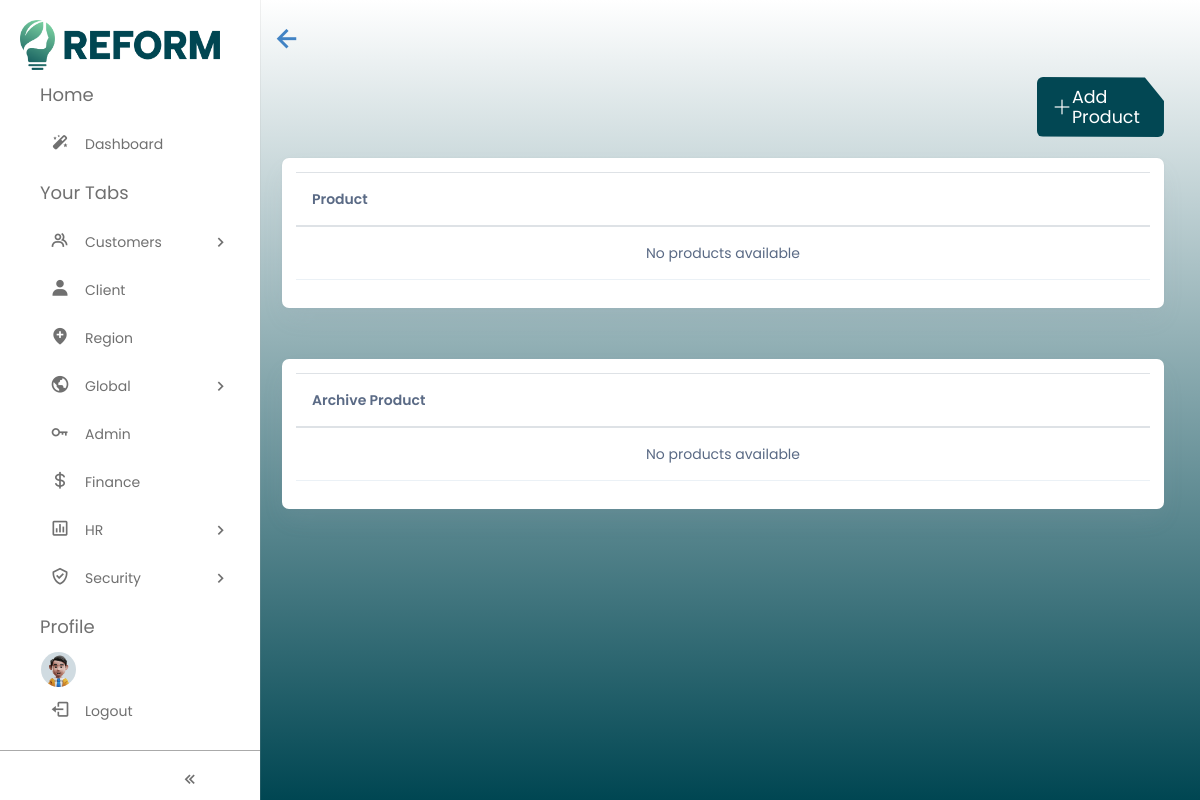
/product (signed in), run on an earlier commit of the app's database.
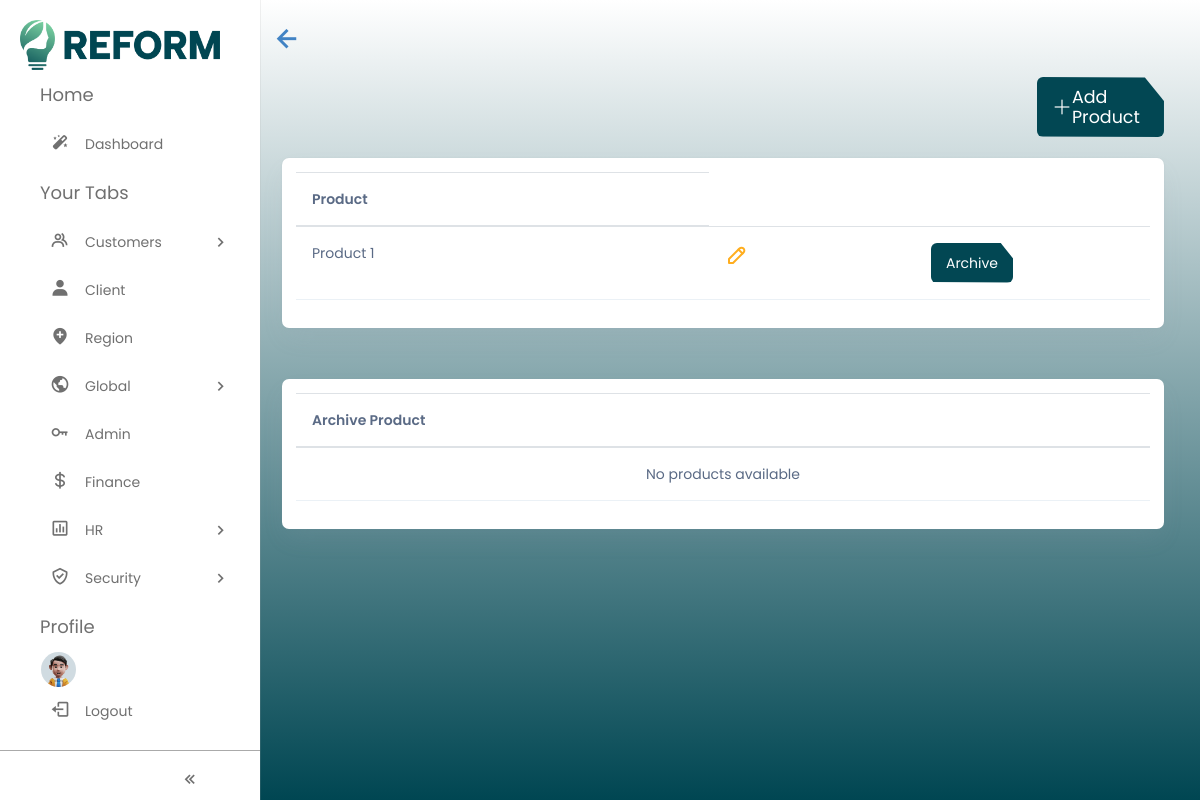
And on a later commit of the database.
### product_app/models.py (models this page shows, shortened)
class Product(models.Model):
    name = models.CharField(max_length=255, blank=True, null=True,)
    description = models.CharField(max_length=999, blank=True, null=True,)
    global_archive = models.BooleanField(default=False)
    documents = models.ManyToManyField("home.Document", related_name="product",)
    council = models.ManyToManyField(Councils, related_name="product",)
    stage = models.ManyToManyField("home.Stage", related_name="product")

### product_app/views.py (the view)
# urls.py: path("product", views.product, name="product"),
@login_required
def product(request):
    products = Product.objects.all().filter(global_archive=False)
    archived_products = Product.objects.all().filter(global_archive=True)
    return render(request, "home/products.html", {"products": products, "archived_products": archived_products})

### product_app/templates/home/products.html (shortened to what this page needs)
{% extends 'base.html' %} {% load static %} {% block content %}
<div class="row container-fluid">
  <div class="cnav-item fs-6 col-1"></div>
  <div class="cnav-item fs-6 col-9"></div>
  <div class="cnav-item fs-6 col-2">
    <a class="reform_btn fs-6" href="/add_new_product">
      <i class="bi bi-plus-lg"></i> Add Product
    </a>
  </div>
  <div class="container-fluid pt-4">
    <div class="card p-0">
      <div class="card-body p-3 m-0">
        <table class="table">
          <thead>
            <tr>
              <th>Product</th>
            </tr>
          </thead>
          <tbody id="myTable">
            {% if products %} {% for product in products %}
            <tr>
              <td class="text-underlined" style="width: 20%">
                {{ product.name }}
              </td>
              <td style="width: 10%">
                <a
                  href="/edit_new_product/{{ product.id }}"
                >
                </a>
              </td>
              <td style="width: 10%">
                <a class="reform_btn" href="/archive_global_product/{{product.id}}">
                  {% if product.global_archive %}
                    Unarchive
                  {% else %}
                    Archive
                  {% endif %}
                </a>
              </td>
            </tr>
            {% endfor %} {% else %}
            <tr
              class="text-center display-flex align-items-center justify-content-center"
            >
              <td colspan="6" class="text-center">No products available</td>
            </tr>
            {% endif %}
          </tbody>
        </table>
      </div>
    </div>
  </div>
  <div class="container-fluid pt-4">
    <div class="card p-0">
      <div class="card-body p-3 m-0">
        <table class="table">
          <thead>
            <tr>
              <th>Archive Product</th>
            </tr>
          </thead>
          <tbody id="myTable">
            {% if archived_products %} {% for product in archived_products %}
            <tr>
              <td class="text-underlined" style="width: 20%">
                {{ product.name }}
              </td>
              <td style="width: 10%">
                <a
                  href="/edit_new_product/{{ product.id }}"
                >
                  <svg
                    xmlns="http://www.w3.org/2000/svg"
                    class="text-warning icon icon-tabler icon-tabler-pencil"
                    width="24"
                    height="24"
                    viewBox="0 0 24 24"
                    stroke-width="2"
                    stroke="currentColor"
                    fill="none"
                    stroke-linecap="round"
                    stroke-linejoin="round"
                  >
                    <path stroke="none" d="M0 0h24v24H0z" fill="none" />
                    <path
                      d="M4 20h4l10.5 -10.5a2.828 2.828 0 1 0 -4 -4l-10.5 10.5v4"
                    />
                    <path d="M13.5 6.5l4 4" />
                  </svg>
                </a>
              </td>
              <td style="width: 10%">
                <a class="reform_btn" href="/archive_global_product/{{product.id}}">
                  {% if product.global_archive %}
                    Unarchive
                  {% else %}
                    Archive
                  {% endif %}
                </a>
              </td>
            </tr>
            {% endfor %} {% else %}
            <tr
              class="text-center display-flex align-items-center justify-content-center"
            >
              <td colspan="6" class="text-center">No products available</td>
            </tr>
            {% endif %}
          </tbody>
        </table>
      </div>
    </div>
  </div>
  {% endblock %}

What changed in the data, as far as the page shows it:
added Product: name "Product 1", global_archive "Archive"
Also different on the page:
text no longer shown: "No products available"
